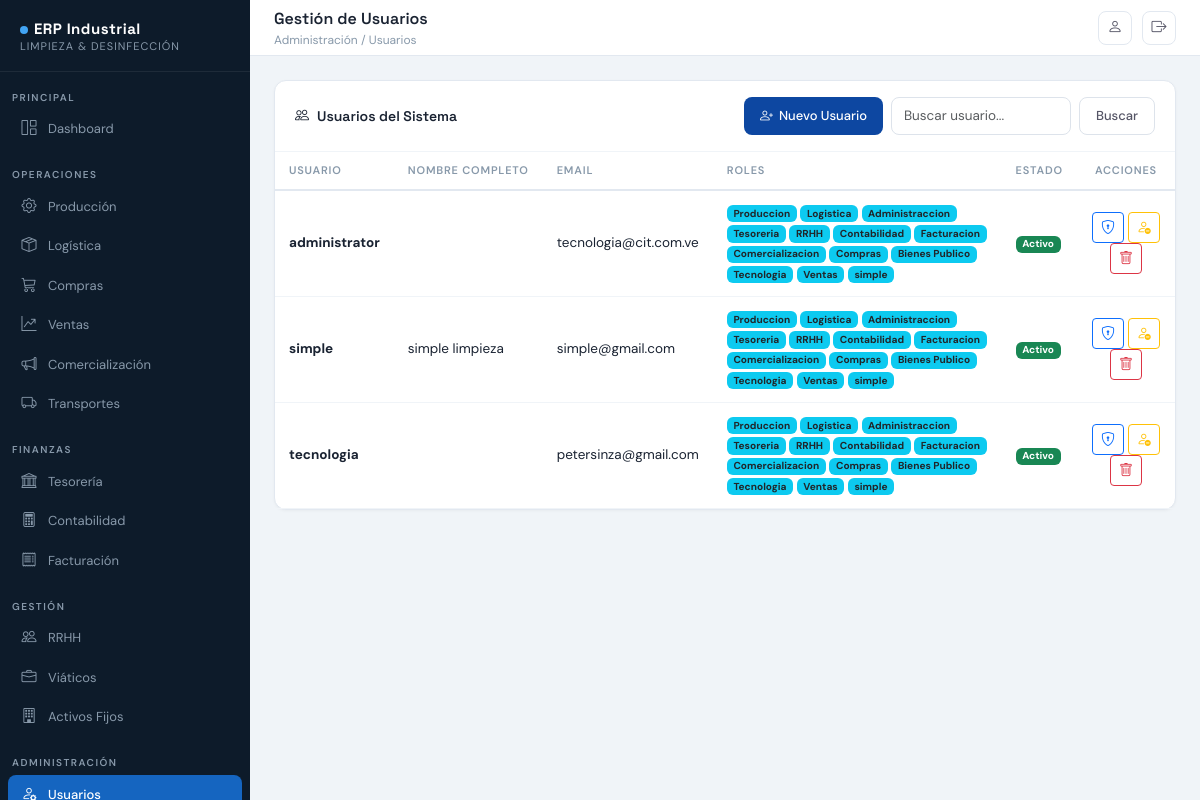
Screenshot of /administracion/usuarios/ (signed in) with the database file from the repository.
### apps/core/models.py (models this page shows, shortened)
class Usuario(AbstractUser):
    username = models.CharField(max_length=50, unique=True, verbose_name='Usuario')
    email = models.EmailField(unique=True, verbose_name='Correo')
    nombres = models.CharField(max_length=100, verbose_name='Nombres')
    apellidos = models.CharField(max_length=100, verbose_name='Apellidos')
    cedula = models.CharField(max_length=20, unique=True, null=True, blank=True, verbose_name='Cedula')
    telefono = models.CharField(max_length=20, blank=True, verbose_name='Telefono')
    foto = models.ImageField(upload_to='usuarios/', null=True, blank=True, verbose_name='Foto')
    cargo = models.CharField(max_length=100, blank=True, verbose_name='Cargo')
    area = models.ForeignKey(Area, on_delete=models.SET_NULL, null=True, blank=True, related_name='usuarios')
    rol = models.ForeignKey(Rol, on_delete=models.SET_NULL, null=True, blank=True, related_name='usuarios')
    estado = models.CharField(max_length=20, default='ACTIVO')
    activo = models.BooleanField(default=True, verbose_name='Activo')
    fecha_creacion = models.DateTimeField(auto_now_add=True)
    fecha_modificacion = models.DateTimeField(auto_now=True)
    ultimo_acceso = models.DateTimeField(null=True, blank=True)
    intentos_fallidos = models.PositiveSmallIntegerField(default=0)
    class Meta:
        ordering = ['apellidos', 'nombres']

### apps/administracion/views.py (the view)
# urls.py: path('usuarios/', views.usuario_list, name='usuario_list'),
@login_required
@user_passes_test(is_admin)
def usuario_list(request):
    usuarios = User.objects.all().order_by('username')
    return render(request, 'administracion/usuario_list.html', {'usuarios': usuarios})

### apps/administracion/context_processors.py (called while the page is built)
def empresa_context(request):
    try:
        config = Empresa.objects.first()
    except:
        config = None
    return {'EMPRESA': config}

### apps/administracion/views.py (called while the page is built)
def is_admin(user):
    return user.is_superuser or user.groups.filter(name='Administradores').exists()

### apps/administracion/templates/administracion/usuario_list.html (shortened to what this page needs)
{% extends "core/base.html" %}
{% block page_title %}Gestión de Usuarios{% endblock %}
{% block breadcrumb %}Administración / Usuarios{% endblock %}
{% block content %}
<div class="erp-card">
    <div class="erp-card-header d-flex justify-content-between align-items-center">
        <span class="erp-card-title"><i class="bi bi-people me-2"></i>Usuarios del Sistema</span>
        <div class="d-flex gap-2">
            <a href="{% url 'administracion:usuario_create' %}" class="btn-erp btn-erp-primary btn-sm">
                <i class="bi bi-person-plus"></i> Nuevo Usuario
            </a>
            <form class="d-flex" method="GET">
                <input class="form-control form-control-sm me-2" type="search" name="q" placeholder="Buscar usuario..." value="{{ request.GET.q }}">
                <button class="btn-erp btn-erp-outline btn-sm" type="submit">Buscar</button>
            </form>
        </div>
    </div>
    <div class="erp-card-body p-0">
        <div class="table-responsive">
            <table class="erp-table">
                <thead>
                    <tr>
                        <th>Usuario</th>
                        <th>Nombre Completo</th>
                        <th>Email</th>
                        <th>Roles</th>
                        <th>Estado</th>
                        <th class="text-center">Acciones</th>
                    </tr>
                </thead>
                <tbody>
                    {% for u in usuarios %}
                    <tr>
                        <td><strong>{{ u.username }}</strong></td>
                        <td>{{ u.get_full_name }}</td>
                        <td>{{ u.email }}</td>
                        <td>
                            {% for group in u.groups.all %}
                                <span class="badge bg-info text-dark">{{ group.name }}</span>
                            {% empty %}
                                <span class="text-muted small">Sin rol</span>
                            {% endfor %}
                        </td>
                        <td>
                            {% if u.is_active %}
                                <span class="badge bg-success">Activo</span>
                            {% else %}
                                <span class="badge bg-danger">Inactivo</span>
                            {% endif %}
                        </td>
                        <td class="text-center">
                            <a href="{% url 'administracion:usuario_roles' u.pk %}" class="btn btn-sm btn-outline-primary" title="Asignar Roles">
                                <i class="bi bi-shield-lock"></i>
                            </a>
                            <a href="{% url 'administracion:usuario_toggle' u.pk %}"
                               class="btn btn-sm {% if u.is_active %}btn-outline-warning{% else %}btn-outline-success{% endif %}"
                               title="{% if u.is_active %}Suspender{% else %}Activar{% endif %}">
                                <i class="bi {% if u.is_active %}bi-person-dash{% else %}bi-person-check{% endif %}"></i>
                            </a>
                            <a href="{% url 'administracion:usuario_delete' u.pk %}"
                               class="btn btn-sm btn-outline-danger" title="Eliminar"
                               onclick="return confirm('¿Estás seguro de que deseas eliminar este usuario?');">
                                <i class="bi bi-trash"></i>
                            </a>
                        </td>
                    </tr>
                    {% empty %}
                    <tr><td colspan="6" class="text-center py-4 text-muted">No se encontraron usuarios registrados.</td></tr>
                    {% endfor %}
                </tbody>
            </table>
        </div>
    </div>
</div>
{% endblock %}

### apps/core/templates/core/base.html (style rules this page uses)
:root { --erp-primary: #0d47a1; --erp-accent: #1565c0; --erp-dark: #0a1929; --erp-sidebar: #0d1b2a; --erp-sidebar2: #112240; --erp-text: #e8edf5; --erp-muted: #8899aa; --erp-border: rgba(255,255,255,0.07); --erp-hover: rgba(255,255,255,0.06); --erp-card: #ffffff; --erp-bg: #f0f4f8; --font-head: 'Space Grotesk', sans-serif; --font-body: 'DM Sans', sans-serif; }
*, *::before, *::after { box-sizing: border-box; margin: 0; padding: 0; }
body { font-family: var(--font-body); background: var(--erp-bg); color: #1a2332; min-height: 100vh; display: flex; }
.erp-card { background: #fff; border-radius: 12px; border: 1px solid #e2e8f0; box-shadow: 0 1px 3px rgba(0,0,0,.04); }
.erp-card-header { padding: 16px 20px; border-bottom: 1px solid #f0f4f8; display: flex; align-items: center; justify-content: space-between; }
.erp-card-title { font-family: var(--font-head); font-size: 14px; font-weight: 600; color: #1a2332; }
.erp-card-body { padding: 20px; }
.erp-table { width: 100%; border-collapse: collapse; font-size: 13.5px; }
.erp-table th { padding: 10px 14px; font-size: 11px; font-weight: 600; text-transform: uppercase; letter-spacing: .8px; color: #8899aa; border-bottom: 2px solid #e2e8f0; white-space: nowrap; }
.erp-table td { padding: 12px 14px; border-bottom: 1px solid #f0f4f8; vertical-align: middle; }
.btn-erp { font-family: var(--font-body); font-size: 13px; font-weight: 500; padding: 7px 16px; border-radius: 8px; border: none; cursor: pointer; display: inline-flex; align-items: center; gap: 6px; transition: all .15s; text-decoration: none; }
.btn-erp-primary { background: var(--erp-primary); color: #fff; }
.btn-erp-outline { background: #fff; color: #556; border: 1px solid #dde3eb; }
.form-control, .form-select { border-radius: 8px; border: 1.5px solid #dde3eb; font-size: 13.5px; padding: 8px 12px; background: #fff; transition: border .15s; }

### rows the page displays
Usuario: username "administrator", email "tecnologia@cit.com.ve", is_active "Activo"
Usuario: username "simple", get_full_name "simple limpieza", email "simple@gmail.com", is_active "Activo"
Usuario: username "tecnologia", email "petersinza@gmail.com", is_active "Activo"

### other values shown
{{ group.name }} "Produccion"
{{ group.name }} "Logistica"
{{ group.name }} "Administraccion"
{{ group.name }} "Tesoreria"
{{ group.name }} "RRHH"
{{ group.name }} "Contabilidad"
{{ group.name }} "Facturacion"
{{ group.name }} "Comercializacion"
{{ group.name }} "Compras"
{{ group.name }} "Bienes Publico"
{{ group.name }} "Tecnologia"
{{ group.name }} "Ventas"
{{ group.name }} "simple"
